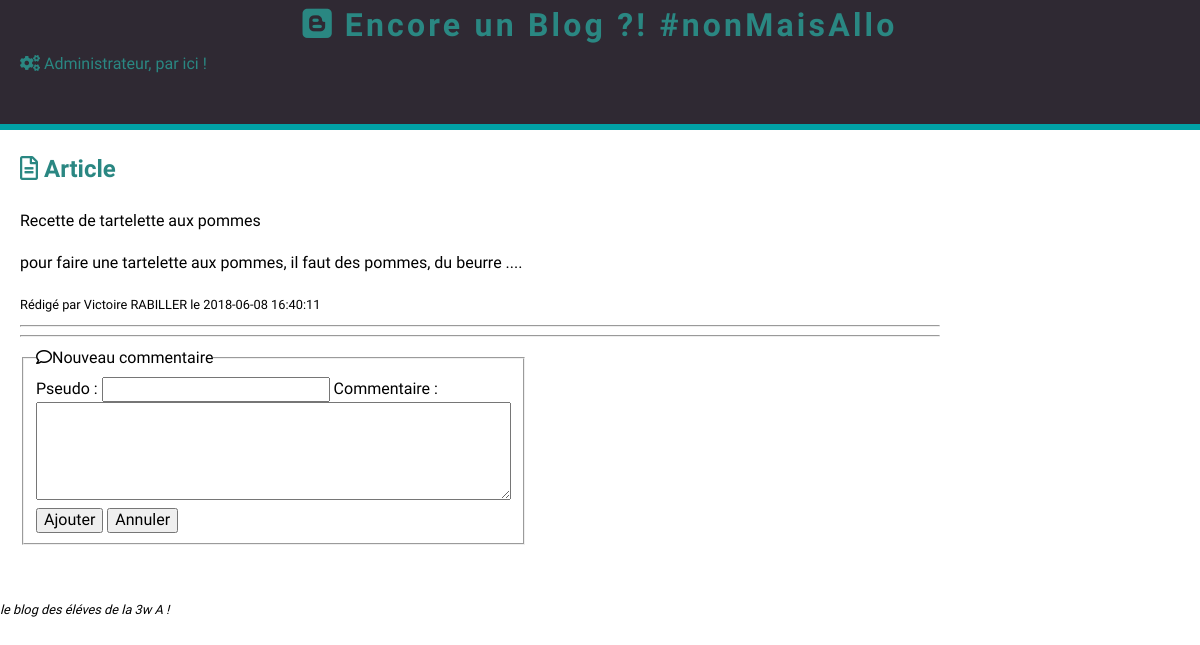
The page /show_post.php?articleid=1 on the database its author committed.
### tables this page shows
CREATE TABLE `article` (
  `id` int(11) NOT NULL,
  `author` int(11) NOT NULL,
  `created_at` datetime NOT NULL,
  `update_at` datetime NOT NULL,
  `title` varchar(255) NOT NULL,
  `content` text NOT NULL,
  `category_id` int(11) NOT NULL
);

CREATE TABLE `author` (
  `id` int(11) NOT NULL,
  `firstname` varchar(255) NOT NULL,
  `lastname` varchar(255) NOT NULL,
  `email` varchar(255) NOT NULL,
  `password` varchar(255) NOT NULL
);

### public/show_post.php (called while the page is built, shortened)
<?php
include '../services/functions.php';
$article = getArticleById( $_GET['articleid'] );
include "../views/show_post.phtml";

### services/functions.php (called while the page is built, shortened)
<?php
function getDb (){
	$user = 'root';
	$password = 'troiswa';
	$db =new PDO(
		'mysql:host=localhost;dbname=blog',
		$user,
		$password,
		array(PDO::ATTR_ERRMODE => PDO::ERRMODE_WARNING)
		);
	$db->exec('SET NAMES UTF8');
	return $db;
}
function getArticleById($id){
	$db = getDb();
	$sql = "SELECT
		article.id AS articleid,
		article.created_at,
		article.update_at,
		article.title,
		article.content,
		article.category_id,
		author.id AS authorid,
		author.firstname,
		author.lastname
		FROM article
		JOIN author ON author.id = article.author
        WHERE article.id = '$id'";
	$statement = $db->prepare($sql);
	$statement->execute();
	$article = $statement->fetch(\PDO::FETCH_ASSOC);
	return $article;
}

### views/show_post.phtml (the view)
<?php
include 'header.phtml';
?>
<main class="container">
	<h2><i class="far fa-file-alt"></i> Article</h2>
	<div class="article">
		<p class="title"><?= $article["title"] ?></p>
		<p class="content"><?= $article["content"] ?></p>
		<small> Rédigé par <?= $article["firstname"] ?> <?= $article["lastname"] ?> le <?= $article["created_at"] ?>  </small>
	</div>
	<hr>
	<hr>
	<fieldset>
		<legend><i class="far fa-comment"></i> Nouveau commentaire</legend>
		<label for="pseudo">Pseudo : </label>
		<input type="text" name="pseudo" id="pseudo">
		<label for="commentaire">Commentaire : </label>
		<textarea id="commentaire" cols="50" rows="5"></textarea>
		<button id="ajouter">Ajouter</button>
		<button id="annuler">Annuler</button>
	</fieldset>
</main>
<?php
include 'footer.phtml';
?>

### css/main.css (style rules this page uses)
html { font-size: 62.5%; }
* { box-sizing: border-box; }
body { font-family: 'Dosis', sans-serif; font-weight: normal; margin: 0 auto; line-height: 1.6; font-size: 1.6rem; }
.container { width: 80%; padding: 0 20px; }
h3,h2 { color: #2a8782; }
fieldset { width : 500px; }

### rows shown on the page
article: title "Recette de tartelette aux pommes", content "pour faire une tartelette aux pommes, il faut des pommes, du beurre ....", author.firstname "Victoire", author.lastname "RABILLER", created_at "2018-06-08 16:40:11"
